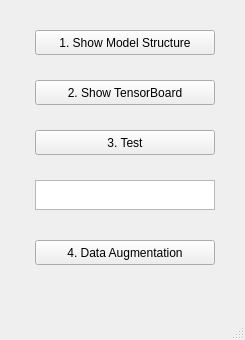
<?xml version="1.0" encoding="UTF-8"?>
<ui version="4.0">
 <class>MainWindow</class>
 <widget class="QMainWindow" name="MainWindow">
  <property name="geometry">
   <rect>
    <x>0</x>
    <y>0</y>
    <width>245</width>
    <height>340</height>
   </rect>
  </property>
  <property name="contextMenuPolicy">
   <enum>Qt::DefaultContextMenu</enum>
  </property>
  <property name="windowTitle">
   <string>2021 Opencvdl Hw2 5.</string>
  </property>
  <widget class="QWidget" name="centralwidget">
   <widget class="QPushButton" name="btnShowModelStructure">
    <property name="enabled">
     <bool>true</bool>
    </property>
    <property name="geometry">
     <rect>
      <x>35</x>
      <y>30</y>
      <width>180</width>
      <height>25</height>
     </rect>
    </property>
    <property name="sizePolicy">
     <sizepolicy hsizetype="Minimum" vsizetype="Fixed">
      <horstretch>0</horstretch>
      <verstretch>0</verstretch>
     </sizepolicy>
    </property>
    <property name="text">
     <string>1. Show Model Structure</string>
    </property>
   </widget>
   <widget class="QPushButton" name="btnShowTensorBoard">
    <property name="geometry">
     <rect>
      <x>35</x>
      <y>80</y>
      <width>180</width>
      <height>25</height>
     </rect>
    </property>
    <property name="text">
     <string>2. Show TensorBoard</string>
    </property>
   </widget>
   <widget class="QTextEdit" name="teSelect">
    <property name="geometry">
     <rect>
      <x>35</x>
      <y>180</y>
      <width>180</width>
      <height>30</height>
     </rect>
    </property>
    <property name="html">
     <string>&lt;!DOCTYPE HTML PUBLIC &quot;-//W3C//DTD HTML 4.0//EN&quot; &quot;http://www.w3.org/TR/REC-html40/strict.dtd&quot;&gt;
&lt;html&gt;&lt;head&gt;&lt;meta name=&quot;qrichtext&quot; content=&quot;1&quot; /&gt;&lt;style type=&quot;text/css&quot;&gt;
p, li { white-space: pre-wrap; }
&lt;/style&gt;&lt;/head&gt;&lt;body style=&quot; font-family:'PMingLiU'; font-size:9pt; font-weight:400; font-style:normal;&quot;&gt;
&lt;p style=&quot;-qt-paragraph-type:empty; margin-top:0px; margin-bottom:0px; margin-left:0px; margin-right:0px; -qt-block-indent:0; text-indent:0px;&quot;&gt;&lt;br /&gt;&lt;/p&gt;&lt;/body&gt;&lt;/html&gt;</string>
    </property>
   </widget>
   <widget class="QPushButton" name="btnTest">
    <property name="geometry">
     <rect>
      <x>35</x>
      <y>130</y>
      <width>180</width>
      <height>25</height>
     </rect>
    </property>
    <property name="text">
     <string>3. Test</string>
    </property>
   </widget>
   <widget class="QPushButton" name="btnDataAugmentation">
    <property name="geometry">
     <rect>
      <x>35</x>
      <y>240</y>
      <width>180</width>
      <height>25</height>
     </rect>
    </property>
    <property name="text">
     <string>4. Data Augmentation</string>
    </property>
   </widget>
  </widget>
  <widget class="QMenuBar" name="menubar">
   <property name="geometry">
    <rect>
     <x>0</x>
     <y>0</y>
     <width>245</width>
     <height>25</height>
    </rect>
   </property>
  </widget>
  <widget class="QStatusBar" name="statusbar"/>
 </widget>
 <resources/>
 <connections/>
</ui>
